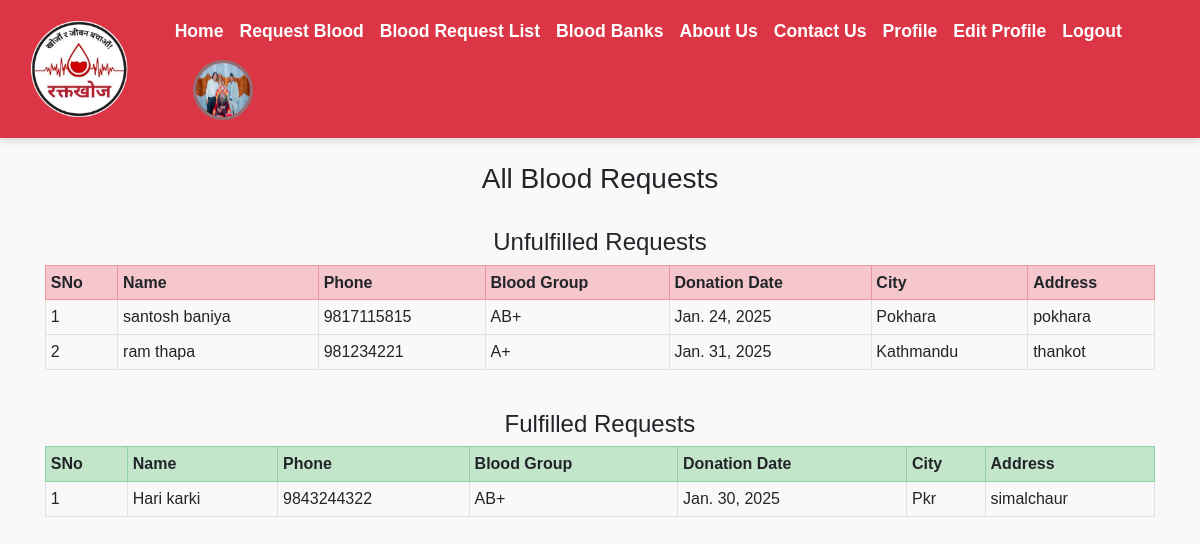
The app's page /see_all_request/ (signed in), older data.
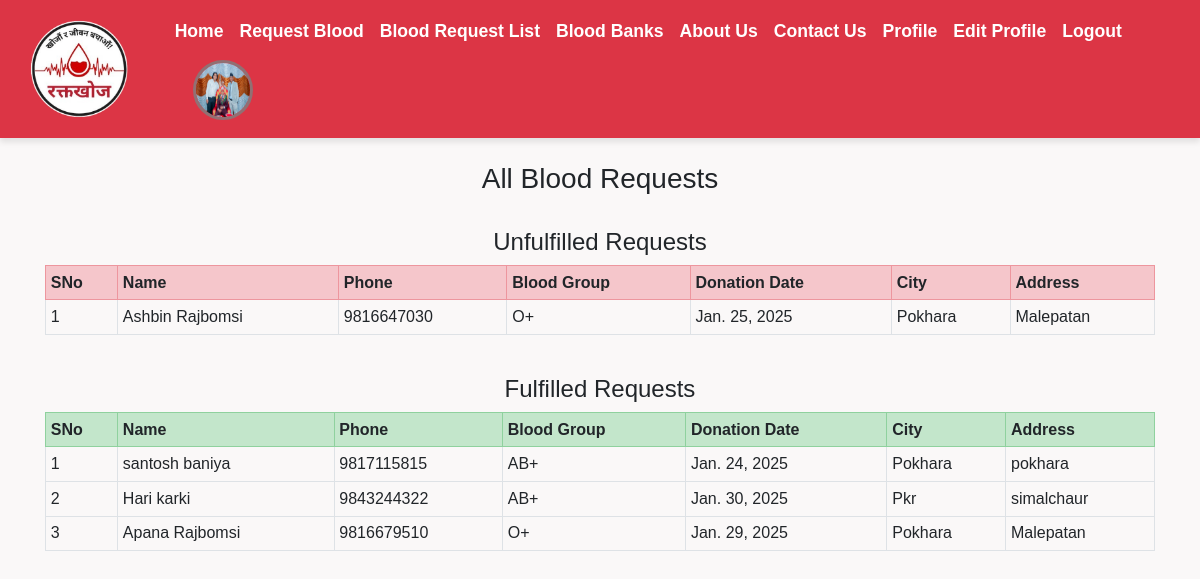
The same page, newer data.
### home/models.py (models this page shows, shortened)
class Donor(models.Model):
    donor = models.OneToOneField(User, on_delete=models.CASCADE, blank=True, null=True)
    date_of_birth = models.DateField(max_length=100)
    phone = models.CharField(max_length=10)
    city = models.CharField(max_length=100)
    state = models.CharField(max_length=100)
    address = models.TextField(max_length=500, default="")
    blood_group = models.ForeignKey(BloodGroup, on_delete=models.CASCADE)
    gender = models.CharField(max_length=10)
    image = models.ImageField(upload_to="")
    report = models.ImageField(upload_to="")
    ready_to_donate = models.BooleanField(default=True)
    is_approved = models.BooleanField(default=False)

class RequestBlood(models.Model):
    name = models.CharField(max_length=100)
    phone = models.CharField(max_length=20)
    state = models.CharField(max_length=200, blank=True)
    city = models.CharField(max_length=300, blank=True)
    address = models.CharField(max_length=500, blank=True)
    blood_group = models.ForeignKey(BloodGroup, on_delete=models.CASCADE)
    date = models.DateField(max_length=100, blank=True)
    is_fulfilled = models.BooleanField(default=False)

class BloodGroup(models.Model):
    name = models.CharField(max_length=5)
    def __str__(self):
        return self.name

### home/views.py (the view)
# urls.py: path("see_all_request/", views.see_all_request, name="see_all_request"),
def see_all_request(request):
    unfulfilled_requests = RequestBlood.objects.filter(is_fulfilled=False)
    fulfilled_requests = RequestBlood.objects.filter(is_fulfilled=True)
    return render(request, "see_all_request.html", {
        'unfulfilled_requests': unfulfilled_requests,
        'fulfilled_requests': fulfilled_requests,
    })

### home/templates/see_all_request.html (shortened to what this page needs)
{% extends 'base.html' %}
{% load static %}
{% block body %}
<div class="container">
    <h3 class="text-center">All Blood Requests</h3>
    <br>
    {% if unfulfilled_requests or fulfilled_requests %}
        {% if unfulfilled_requests %}
            <h4 class="text-center">Unfulfilled Requests</h4>
            <table class="table table-sm table-bordered">
                <tr class="table-danger">
                    <th>SNo</th>
                    <th>Name</th>
                    <th>Phone</th>
                    <th>Blood Group</th>
                    <th>Donation Date</th>
                    <th>City</th>
                    <th>Address</th>
                </tr>
                {% for i in unfulfilled_requests %}
                <tr>
                    <td>{{ forloop.counter }}</td>
                    <td>{{ i.name }}</td>
                    <td>{{ i.phone }}</td>
                    <td>{{ i.blood_group }}</td>
                    <td>{{ i.date }}</td>
                    <td>{{ i.city }}</td>
                    <td>{{ i.address }}</td>
                </tr>
                {% endfor %}
            </table>
        {% else %}
            <h4>No Unfulfilled Requests Available</h4>
        {% endif %}
        <br>
        {% if fulfilled_requests %}
            <h4 class="text-center">Fulfilled Requests</h4>
            <table class="table table-sm table-bordered">
                <tr class="table-success">
                    <th>SNo</th>
                    <th>Name</th>
                    <th>Phone</th>
                    <th>Blood Group</th>
                    <th>Donation Date</th>
                    <th>City</th>
                    <th>Address</th>
                </tr>
                {% for i in fulfilled_requests %}
                <tr>
                    <td>{{ forloop.counter }}</td>
                    <td>{{ i.name }}</td>
                    <td>{{ i.phone }}</td>
                    <td>{{ i.blood_group }}</td>
                    <td>{{ i.date }}</td>
                    <td>{{ i.city }}</td>
                    <td>{{ i.address }}</td>
                </tr>
                {% endfor %}
            </table>
        {% else %}
            <h4>No Fulfilled Requests Available</h4>
        {% endif %}
    {% else %}
        <h2>No Blood Requests Available</h2>
    {% endif %}
</div>
{% endblock %}

### home/templates/base.html (shortened to what this page needs)
<!doctype html>
{% load static %}
<html lang="en">
<head>
    <link rel="stylesheet" href="https://stackpath.bootstrapcdn.com/bootstrap/4.5.0/css/bootstrap.min.css"
>
    <link rel="stylesheet" type="text/css" href="{% static 'css/base.css' %}">
</head>
<body>
    <nav class="navbar navbar-expand-lg navbar-dark sticky-top">
        <img src='/static/media/logo.png'weight=50 height=100 >
        <div class="collapse navbar-collapse"  id="navbarNavAltMarkup">
            <div class="container">
                <div class="navbar-nav">
                {% if request.user.is_authenticated %}
                <a class="nav-item nav-link active" href="/">Home </a>
                <a class="nav-item nav-link active" href="/request_blood/">Request Blood</a>
                <a class="nav-item nav-link active" href="/see_all_request/">Blood Request List</a>
                <a class="nav-item nav-link active" href="/campaigns/">Blood Banks</a>
                <a class="nav-item nav-link active" href="/about-us/">About Us</a>
                <a class="nav-item nav-link active" href="/contact-us/">Contact Us</a>
                <a class="nav-item nav-link active" href="/profile/">Profile</a>
                <a class="nav-item nav-link active" href="/edit_profile/">Edit Profile</a>
                <a class="nav-item nav-link active" href="/logout/">Logout</a>
                {% endif %}
            </div>
            {% if request.user.is_authenticated %}
            <a href="#" class="nav-item nav-link active" style="color: white; display: inline-flex; align-items: center;">
    <img src="{% if request.user.donor.image %}{{ request.user.donor.image.url }}{% else %}{% static 'images/default-avatar.png' %}{% endif %}" alt="Profile Picture"
    style=" width: 60px; height: 60px; border:3px solid rgba(127, 127, 127, 0.8); border-radius: 50%; margin-left: 10px;">
        </a>
        {% endif %}
        </div>
        </div>
    </nav><br>
        {% block body %}
        {% endblock %}
</body>
</html>

### home/static/css/base.css (style rules this page uses)
body { font-family: 'Arial', sans-serif; background-color: #faf8f8; margin: 0; padding: 0; }
.navbar { background-color: #dc3545; box-shadow: 0 4px 6px rgba(0, 0, 0, 0.1); padding: 10px 20px; display: flex; justify-content: space-between; align-items: center; }
.navbar img { border-radius: 5px; margin-right: 15px; }
.navbar-nav .nav-item.active { font-size: 1.1rem; color: white; font-weight: bold; }
.navbar-collapse { justify-content: space-between; }
.navbar-collapse .navbar-nav { align-items: center; }

Row changes from the older to the newer data that the page shows:
removed RequestBlood: name "ram thapa", phone "981234221", blood_group "A+", date "Jan. 31, 2025", city "Kathmandu", address "thankot", shown under "Unfulfilled Requests"
added RequestBlood: name "Ashbin Rajbomsi", phone "9816647030", blood_group "O+", date "Jan. 25, 2025", city "Pokhara", address "Malepatan", shown under "Unfulfilled Requests"
changed RequestBlood "santosh baniya": moves from the list under "Unfulfilled Requests" to the list under "Fulfilled Requests"
added RequestBlood: name "Apana Rajbomsi", phone "9816679510", blood_group "O+", date "Jan. 29, 2025", city "Pokhara", address "Malepatan", shown under "Fulfilled Requests"
